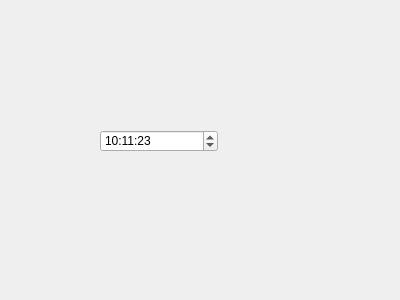
<?xml version="1.0" encoding="UTF-8"?>
<ui version="4.0">
 <class>Form</class>
 <widget class="QWidget" name="Form">
  <property name="geometry">
   <rect>
    <x>0</x>
    <y>0</y>
    <width>400</width>
    <height>300</height>
   </rect>
  </property>
  <property name="windowTitle">
   <string>Form</string>
  </property>
  <widget class="QTimeEdit" name="timeEdit">
   <property name="geometry">
    <rect>
     <x>100</x>
     <y>130</y>
     <width>118</width>
     <height>22</height>
    </rect>
   </property>
   <property name="displayFormat">
    <string>HH:mm:ss</string>
   </property>
   <property name="time">
    <time>
     <hour>10</hour>
     <minute>11</minute>
     <second>23</second>
    </time>
   </property>
  </widget>
 </widget>
 <resources/>
 <connections/>
</ui>
